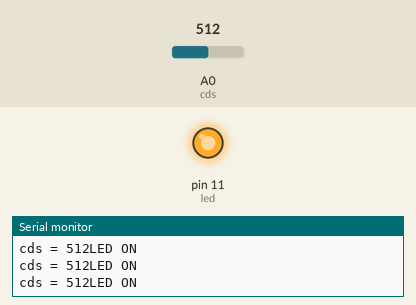
A sketch run on a simulated Arduino Uno, built with avr-gcc and run on an emulated ATmega328P. Parts: output pins drawn as LEDs (lit = HIGH), the last lines printed to the serial monitor. Inputs (shaded band) come from the test bench; at power-on: A0 (cds) = 512.

Above: at 1.3 s.
1.4 s: A0 (cds) set to 411
2.9 s: A0 (cds) set to 385
At 3.9 s:
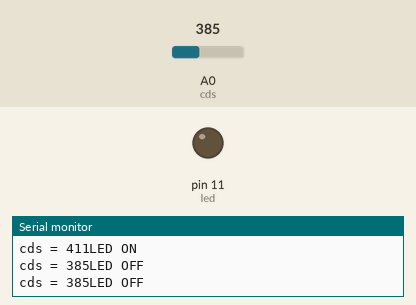
4.5 s: A0 (cds) set to 410
At 5.1 s:
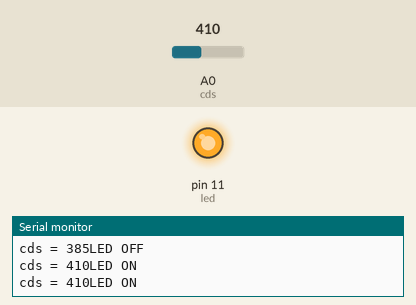
6.0 s: A0 (cds) set to 390
At 6.3 s:
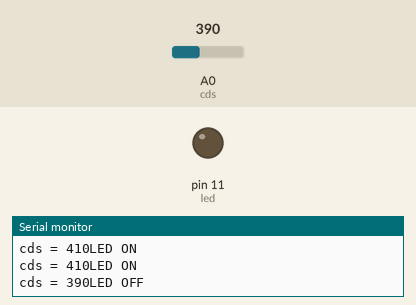
Timing chart, 0 to 8.5 s (numbered marks = the images above; inputs shaded):
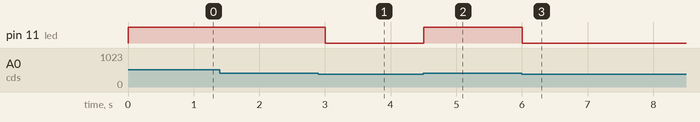

The sketch:

LDR_led.ino
```cpp
int cds = A0;
int led = 11;

void setup() {
  Serial.begin(9600);
  pinMode(led, OUTPUT);
}

void loop() {
  int cdsValue = analogRead(cds);
  Serial.print("cds = ");
  Serial.print(cdsValue);
  if (cdsValue >=400) {
    digitalWrite(led, HIGH);
    Serial.println("LED ON");
  }
  else {
    digitalWrite(led, LOW);
    Serial.println("LED OFF");
  }
  delay(500);
}
```

Measured:
- the behaviour switches between 400 and 399 on A0 (cds) (found by bisection; images 0 and 1)
- after the input at 2.9 s, pin 11 (led): HIGH → LOW after 0.10 s
- after the input at 4.5 s, pin 11 (led): LOW → HIGH at once
- after the input at 6.0 s, pin 11 (led): HIGH → LOW at once
